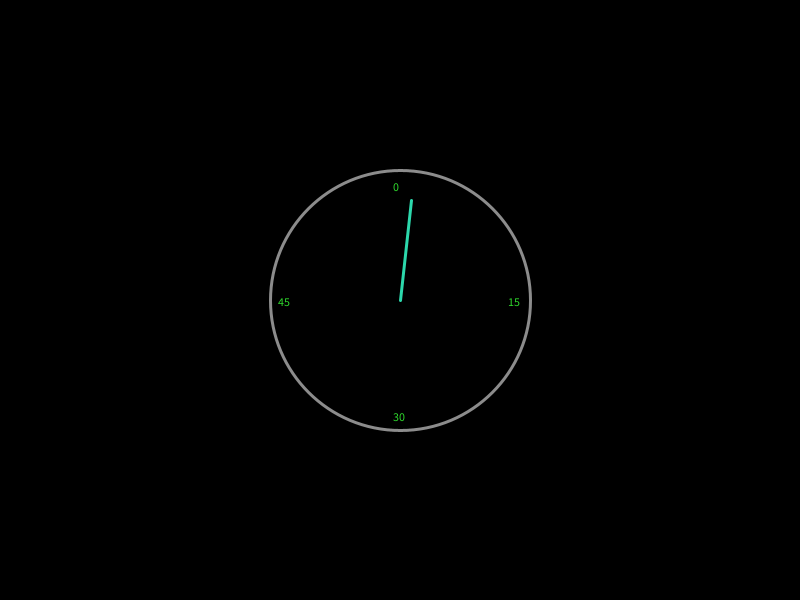
Frame 1 (no input)
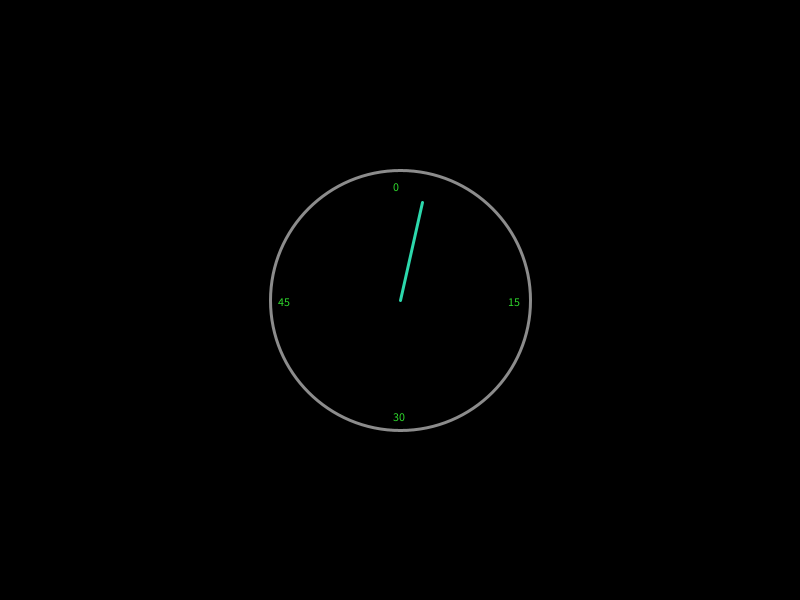
Frame 60 (the mouse pressed at the canvas centre just before this capture)
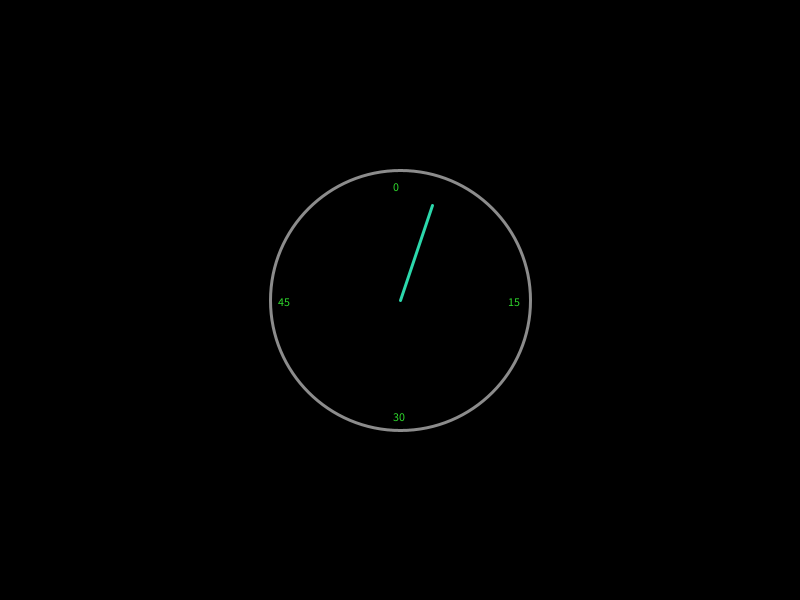
Frame 120 (the mouse held since frame 60 and released just before this capture)

The Processing sketch that drew these frames (run headless with seeded random() and noise(); from frame 60 on, the mouse is pressed at the canvas centre):

// Processing sketch: processing_174118
// ── processing_174118.pde

    void setup() {

      size(800, 600);

      background(0);

      strokeWeight(3);

      cron_UI();

    }

    void draw() {

      ponteiro();

    }

    void ponteiro() {

      noStroke();

      fill(0);

      ellipse(400, 300, 205, 205);

      stroke(#2cd8ac);

      float ang = millis()*(PI/30000);

      float x = 100*cos(ang-HALF_PI);

      float y = 100*sin(ang-HALF_PI);

      line(400, 300, x+400, y+300);

    }

    void cron_UI() {

      noFill();

      stroke(#8c8c8c);

      ellipse(400, 300, 260, 260); 

      for (float ang = 0; ang < 2*PI; ang+=HALF_PI) {

        float x = 115*cos(ang-HALF_PI);

        float y = 115*sin(ang-HALF_PI);

        fill(#2ed82c);

        text(int(0+(ang/HALF_PI)*15), x+400-7, y+300+6);

      }

    }
